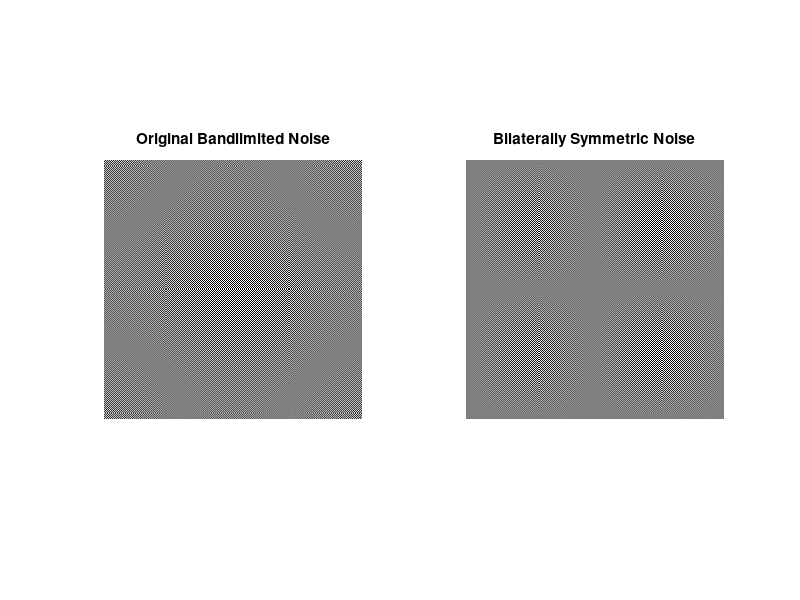

This chart was generated by the following MATLAB code:
% Define parameters
width = 256; % Width of the image
height = 256; % Height of the image
cycles_per_image = 2 + rand() * 2; % Randomly select cycles per image between 2 and 4
cutoff_frequency = cycles_per_image / max(width, height); % Calculate cutoff frequency
%cutoff_frequency = 0.1; % Cutoff frequency for bandlimited noise

% Generate bandlimited noise
[X, Y] = meshgrid(linspace(-1, 1, width), linspace(-1, 1, height));
radius = sqrt(X.^2 + Y.^2);
bandlimited_noise = ifft2(fftshift(randn(height, width)) .* (radius <= cutoff_frequency));

% Ensure the noise is real-valued
bandlimited_noise = real(bandlimited_noise);

% Create bilaterally symmetric noise patch
symmetric_noise = (bandlimited_noise + flipud(bandlimited_noise)) / 2;

% Display the original and symmetric noise patches
figure;
subplot(1, 2, 1);
imshow(bandlimited_noise, []);
title('Original Bandlimited Noise');
subplot(1, 2, 2);
imshow(symmetric_noise, []);
title('Bilaterally Symmetric Noise');